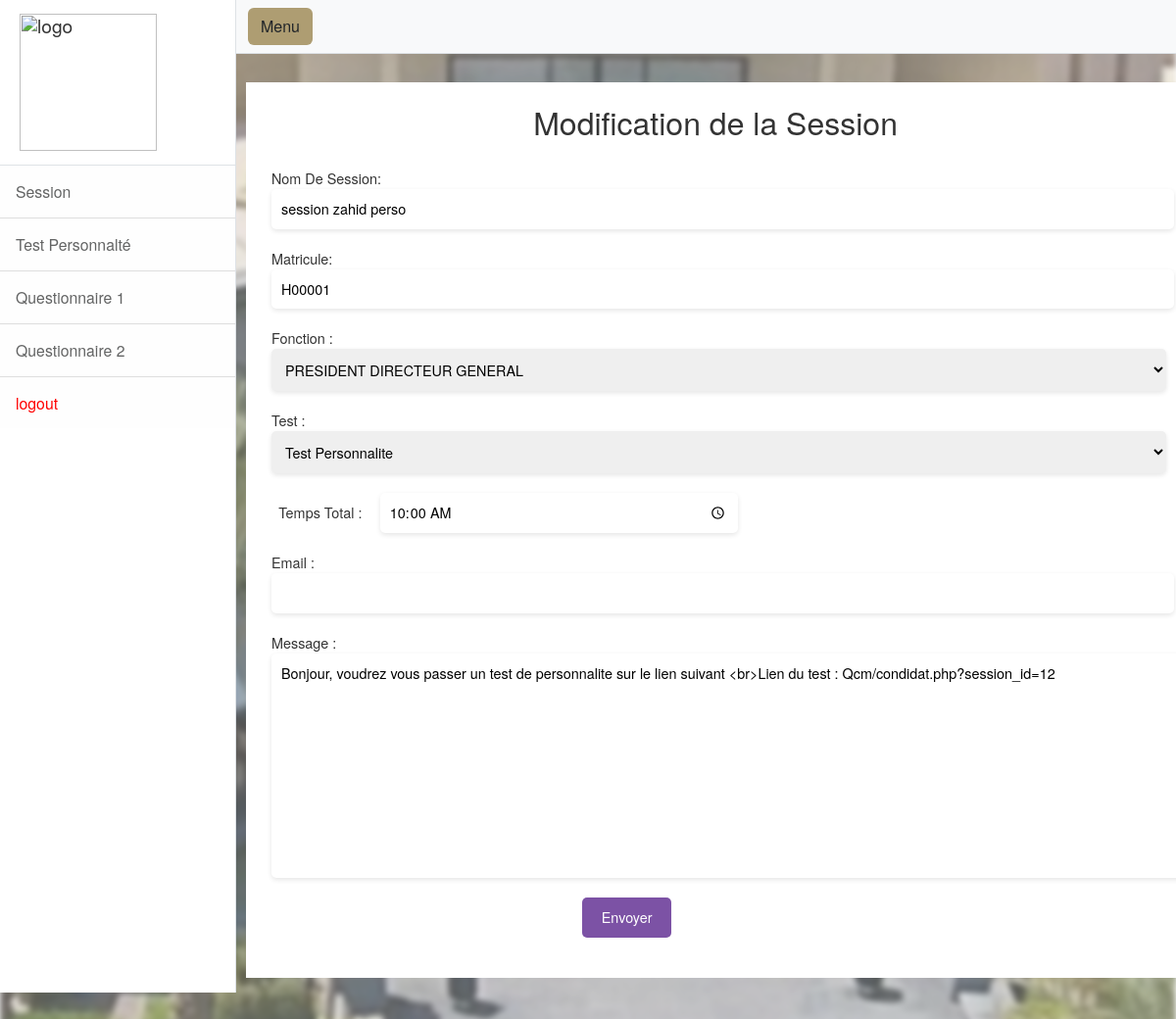
/dashboard/edit_session.php?session_id=12, run on the app's committed database.
### tables this page shows
CREATE TABLE `session` (
  `id` int(11) NOT NULL,
  `nom` varchar(128) NOT NULL,
  `matricule` varchar(128) NOT NULL,
  `fonction` varchar(256) NOT NULL,
  `test` varchar(120) NOT NULL,
  `temps_total` time NOT NULL,
  `temps_part1` time NOT NULL,
  `temps_part2` time NOT NULL,
  `temps_part3` time NOT NULL,
  `email` varchar(126) NOT NULL,
  `message` varchar(256) NOT NULL,
  `created_at` timestamp NOT NULL DEFAULT current_timestamp() ON UPDATE current_timestamp()
);

### dashboard/edit_session.php (the view, shortened to what this page needs)
<?php
$conn = mysqli_connect("localhost", "root", "", "menarahold");
if (isset($_GET['session_id'])) {
    $session_id = $_GET['session_id'];
    $sql = "SELECT nom,matricule, fonction, test, temps_total, temps_part1, temps_part2, temps_part3, email , message FROM session WHERE id = $session_id";
    $result = mysqli_query($conn, $sql);
    if ($result) {
        $session = mysqli_fetch_assoc($result);
        $temps_total = $session['temps_total'] ? $session['temps_total'] : "00:00";
        $temps_part1 = $session['temps_part1'] ? $session['temps_part1'] : "00:00";
        $temps_part2 = $session['temps_part2'] ? $session['temps_part2'] : "00:00";
        $temps_part3 = $session['temps_part3'] ? $session['temps_part3'] : "00:00";
        $session['temps_total'] = $temps_total;
        $session['temps_part1'] = $temps_part1;
        $session['temps_part2'] = $temps_part2;
        $session['temps_part3'] = $temps_part3;
    } else {
        echo "Erreur de requête : " . mysqli_error($conn);
    }
}
$fonctionQuery = mysqli_query($conn, "SELECT FONCTION FROM fonction");
$testQuery = mysqli_query($conn, "SELECT test, lien ,message FROM test");
?>
<!DOCTYPE html>
<html lang="en">
<head>
<head>
<link href="css/styles.css" rel="stylesheet" />
    <link rel="stylesheet" type="text/css" href="https://cdn.datatables.net/1.11.5/css/jquery.dataTables.css">
        <link rel="stylesheet" href="https://cdn.datatables.net/1.12.1/css/jquery.dataTables.min.css">
        <link rel="stylesheet" href="https://cdn.datatables.net/fixedheader/3.2.3/css/fixedHeader.dataTables.min.css">
    <link href="https://nightly.datatables.net/css/jquery.dataTables.css" rel="stylesheet" type="text/css" />
    <link href="https://nightly.datatables.net/select/css/select.dataTables.css?_=9a6592f8d74f8f520ff7b22342fa1183.css" rel="stylesheet" type="text/css" />
    <link href="https://nightly.datatables.net/searchpanes/css/searchPanes.dataTables.css?13" rel="stylesheet" type="text/css" />
</head>
<body>
    <div class="d-flex" id="wrapper">
        <div class="border-end bg-white" id="sidebar-wrapper">
            <div class="sidebar-heading border-bottom bg-white"><img src="https://menara-holding.ma/Assets/images/Logo_mh.svg"
                  style="width:140px;heigth:20px" alt="logo"></div>
                  <div class="list-group list-group-flush">
                <a class="list-group-item list-group-item-action list-group-item-light p-3 allow-navigation" style="font-size: 1.1em;margin: 0;" href="session.php">Session</a>
                <a class="list-group-item list-group-item-action list-group-item-light p-3 allow-navigation" style="font-size: 1.1em;margin: 0;" href="#" id="menu1">Test Personnalté</a>
                <a class="list-group-item list-group-item-action list-group-item-light p-3 allow-navigation" style="font-size: 1.1em;margin: 0;" href="#" id="menu2">Questionnaire 1</a>
                <a class="list-group-item list-group-item-action list-group-item-light p-3 allow-navigation" style="font-size: 1.1em;margin: 0;" href="#" id="menu3">Questionnaire 2</a>
                <a class="list-group-item list-group-item-action list-group-item-light p-3 allow-navigation" style="font-size: 1.1em;margin: 0;color:red" href="logout.php">logout</a>
            </div>
        </div>
        <div id="page-content-wrapper">
            <nav class="navbar navbar-expand-lg navbar-light bg-light border-bottom">
                <div class="container-fluid">
                    <button class="btn" style="background-color:#ae9d72" id="sidebarToggle">Menu</button>
                </div>
            </nav>
                <div class="container-fluid" style="background-color:white;margin-top:3%; margin-left:1%;"><br>
                    <h2 style="text-align:center;font-familly:Dax;">Modification de la Session</h2>
                    <br>
                    <form method="post" name="inscription">
                        <div style="margin-left: 1em;">
                            <label>Nom De Session:</label>
                            <input type="text" name="nom" value="<?php echo $session['nom']; ?>" required><br>
                        </div>
                        <div style="margin-left: 1em;">
                            <label>Matricule:</label>
                            <input type="text" name="matricule" id="matricule" value="<?php echo $session['matricule']; ?>" required><br>
                        </div>
                        <div style="margin-left: 1em;width:63%;">
                            <label>Fonction :</label>
                            <select name="fonction">
                                <?php
                                while ($row = mysqli_fetch_assoc($fonctionQuery)) {
                                    $selected = ($row['FONCTION'] == $session['fonction']) ? 'selected' : '';
                                ?>
                                <option value="<?php echo $row['FONCTION']; ?>" <?php echo $selected; ?>><?php echo $row['FONCTION']; ?></option>
                                <?php
                                }
                                mysqli_data_seek($testQuery, 0);
                                ?>
                            </select>
                        </div>
                        <div style="margin-left: 1em;width:63%;">
                            <label>Test :</label>
                            <select name="test" id="selectOption">
                            <?php
                                while ($row = mysqli_fetch_assoc($testQuery)) {
                                    $selected = ($row['test'] == $session['test']) ? 'selected' : '';
                                ?>
                                <option value="<?php echo $row['test']; ?>" <?php echo $selected; ?>><?php echo $row['test']; ?></option>
                                <?php
                                }
                                ?>
                            </select>
                        </div>
                        <div  id="divOption1" style="display: none;">
                            <div style="margin-left: 1.5em;">
                                <label style="margin-right: 1em;">Temps Total :</label>
                                <input type="time" id="temps" name="tempsT" value="<?php echo $session['temps_total']; ?>">
                            </div>
                        </div>
                        <div style="margin-left: 1em;">
                            <label>Email :</label>
                            <input type="email" name="email" required><br>
                        </div>
                        <div style="margin-left: 1em;">
                            <label>Message :</label>
                            <textarea name="message" id="messageTextArea" cols="30" rows="10"><?php echo $session['message']; ?></textarea> <br>
                        </div>
                        <input type="submit" name="envoyer" value="Envoyer">
                        <br>
                        <br><br>
                    </form>
                </div>
            </div>
        </div>
      </body>
</html>

### dashboard/edit_session.php (style rules this page uses)
body { font: 90%/1.45em "Helvetica Neue", HelveticaNeue, Verdana, Arial, Helvetica, sans-serif; margin: 0; padding: 0; color: #333; background-color: #fff; }
body::after { content: ""; background-image: url(../images/slide01.jpg); background-size: cover; background-position: center; background-repeat: no-repeat; filter: blur(3px); opacity: 0.7; position: absolute; top: 0; left: 0; width: 100%; height: 1600px; z-index: -1; }
input[type="text"], input[type="email"] { width: 100%; padding: 10px; margin-bottom: 20px; border: none; border-radius: 5px; box-shadow: 0 2px 5px rgba(0, 0, 0, 0.1); }
input[type="time"] { width: 40%; padding: 10px; margin-bottom: 20px; border: none; border-radius: 5px; box-shadow: 0 2px 5px rgba(0, 0, 0, 0.1); }
select , textarea { width: 155%; padding: 10px; margin-bottom: 20px; border: none; border-radius: 5px; box-shadow: 0 2px 5px rgba(0, 0, 0, 0.1); }
input[type="submit"] { background-color: #7c52a5; color: #fff; padding: 10px 20px; border: none; border-radius: 5px; cursor: pointer; margin-left: 23em; }

### data on the page
session: nom "session zahid perso", matricule "H00001", tempsT "10:00:00", message "Bonjour, voudrez vous passer un test de personnalite sur le lien suivant <br>Lien du test : Qcm/condidat.php?session_id=12"

### other printed values
form field fonction "PRESIDENT DIRECTEUR GENERAL"
form field test "Test Personnalite"
